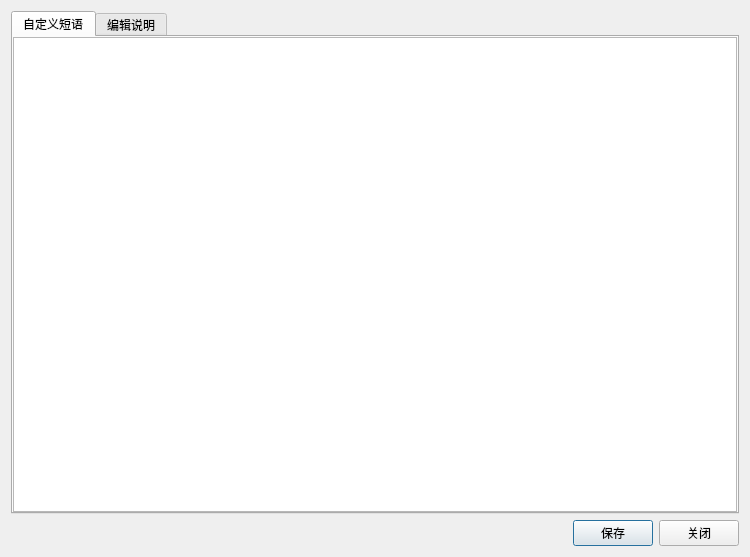
<?xml version="1.0" encoding="UTF-8"?>
<ui version="4.0">
 <class>dialogEdit</class>
 <widget class="QDialog" name="dialogEdit">
  <property name="geometry">
   <rect>
    <x>0</x>
    <y>0</y>
    <width>750</width>
    <height>557</height>
   </rect>
  </property>
  <property name="minimumSize">
   <size>
    <width>0</width>
    <height>0</height>
   </size>
  </property>
  <property name="windowTitle">
   <string>自定义短语编辑</string>
  </property>
  <layout class="QVBoxLayout" name="verticalLayout_2">
   <item>
    <layout class="QVBoxLayout" name="verticalLayout">
     <item>
      <widget class="QTabWidget" name="tabWidget">
       <property name="currentIndex">
        <number>0</number>
       </property>
       <widget class="QWidget" name="tab_phrase">
        <attribute name="title">
         <string>自定义短语</string>
        </attribute>
        <layout class="QVBoxLayout" name="verticalLayout_4">
         <property name="leftMargin">
          <number>0</number>
         </property>
         <property name="topMargin">
          <number>0</number>
         </property>
         <property name="rightMargin">
          <number>0</number>
         </property>
         <property name="bottomMargin">
          <number>0</number>
         </property>
         <item>
          <widget class="QTextEdit" name="text_edit_phrase">
           <property name="font">
            <font>
             <pointsize>10</pointsize>
            </font>
           </property>
           <property name="lineWrapMode">
            <enum>QTextEdit::NoWrap</enum>
           </property>
          </widget>
         </item>
        </layout>
       </widget>
       <widget class="QWidget" name="tab_tip">
        <attribute name="title">
         <string>编辑说明</string>
        </attribute>
        <layout class="QVBoxLayout" name="verticalLayout_3">
         <property name="spacing">
          <number>5</number>
         </property>
         <property name="leftMargin">
          <number>0</number>
         </property>
         <property name="topMargin">
          <number>0</number>
         </property>
         <property name="rightMargin">
          <number>0</number>
         </property>
         <property name="bottomMargin">
          <number>0</number>
         </property>
         <item>
          <widget class="QTextEdit" name="text_edit_tip">
           <property name="font">
            <font>
             <pointsize>11</pointsize>
            </font>
           </property>
           <property name="lineWrapMode">
            <enum>QTextEdit::NoWrap</enum>
           </property>
           <property name="readOnly">
            <bool>true</bool>
           </property>
           <property name="html">
            <string>&lt;!DOCTYPE HTML PUBLIC &quot;-//W3C//DTD HTML 4.0//EN&quot; &quot;http://www.w3.org/TR/REC-html40/strict.dtd&quot;&gt;
&lt;html&gt;&lt;head&gt;&lt;meta name=&quot;qrichtext&quot; content=&quot;1&quot; /&gt;&lt;style type=&quot;text/css&quot;&gt;
p, li { white-space: pre-wrap; }
&lt;/style&gt;&lt;/head&gt;&lt;body style=&quot; font-family:'Ubuntu'; font-size:11pt; font-weight:400; font-style:normal;&quot;&gt;
&lt;p style=&quot; margin-top:0px; margin-bottom:0px; margin-left:0px; margin-right:0px; -qt-block-indent:0; text-indent:0px;&quot;&gt;&lt;span style=&quot; font-size:10pt;&quot;&gt;华宇拼音输入法-自定义短语文件(常用短语)&lt;/span&gt;&lt;/p&gt;
&lt;p style=&quot;-qt-paragraph-type:empty; margin-top:0px; margin-bottom:0px; margin-left:0px; margin-right:0px; -qt-block-indent:0; text-indent:0px; font-size:10pt;&quot;&gt;&lt;br /&gt;&lt;/p&gt;
&lt;p style=&quot; margin-top:0px; margin-bottom:0px; margin-left:0px; margin-right:0px; -qt-block-indent:0; text-indent:0px;&quot;&gt;&lt;span style=&quot; font-size:10pt;&quot;&gt;自定义短语说明：&lt;/span&gt;&lt;/p&gt;
&lt;p style=&quot; margin-top:0px; margin-bottom:0px; margin-left:0px; margin-right:0px; -qt-block-indent:0; text-indent:0px;&quot;&gt;&lt;span style=&quot; font-size:10pt;&quot;&gt;[格式1]：短语名称=短语内容&lt;/span&gt;&lt;/p&gt;
&lt;p style=&quot; margin-top:0px; margin-bottom:0px; margin-left:0px; margin-right:0px; -qt-block-indent:0; text-indent:0px;&quot;&gt;&lt;span style=&quot; font-size:10pt;&quot;&gt;[格式2]：短语名称[短语显示位置]=短语内容&lt;/span&gt;&lt;/p&gt;
&lt;p style=&quot; margin-top:0px; margin-bottom:0px; margin-left:0px; margin-right:0px; -qt-block-indent:0; text-indent:0px;&quot;&gt;&lt;span style=&quot; font-size:10pt;&quot;&gt;     短语显示位置只能取值1~9&lt;/span&gt;&lt;/p&gt;
&lt;p style=&quot; margin-top:0px; margin-bottom:0px; margin-left:0px; margin-right:0px; -qt-block-indent:0; text-indent:0px;&quot;&gt;&lt;span style=&quot; font-size:10pt;&quot;&gt;     如：haha[1]=^_^                   表示短语候选显示在候选栏首位&lt;/span&gt;&lt;/p&gt;
&lt;p style=&quot; margin-top:0px; margin-bottom:0px; margin-left:0px; margin-right:0px; -qt-block-indent:0; text-indent:0px;&quot;&gt;&lt;span style=&quot; font-size:10pt;&quot;&gt;[格式3]：短语名称[助记符]=短语内容&lt;/span&gt;&lt;/p&gt;
&lt;p style=&quot; margin-top:0px; margin-bottom:0px; margin-left:0px; margin-right:0px; -qt-block-indent:0; text-indent:0px;&quot;&gt;&lt;span style=&quot; font-size:10pt;&quot;&gt;     如：wd:[温度]=℃;℉&lt;/span&gt;&lt;/p&gt;
&lt;p style=&quot;-qt-paragraph-type:empty; margin-top:0px; margin-bottom:0px; margin-left:0px; margin-right:0px; -qt-block-indent:0; text-indent:0px; font-size:10pt;&quot;&gt;&lt;br /&gt;&lt;/p&gt;
&lt;p style=&quot; margin-top:0px; margin-bottom:0px; margin-left:0px; margin-right:0px; -qt-block-indent:0; text-indent:0px;&quot;&gt;&lt;span style=&quot; font-size:10pt;&quot;&gt;[格式要求与一般性说明]：&lt;/span&gt;&lt;/p&gt;
&lt;p style=&quot; margin-top:0px; margin-bottom:0px; margin-left:0px; margin-right:0px; -qt-block-indent:0; text-indent:0px;&quot;&gt;&lt;span style=&quot; font-size:10pt;&quot;&gt;1. [空白字符]&lt;/span&gt;&lt;/p&gt;
&lt;p style=&quot; margin-top:0px; margin-bottom:0px; margin-left:0px; margin-right:0px; -qt-block-indent:0; text-indent:0px;&quot;&gt;&lt;span style=&quot; font-size:10pt;&quot;&gt;    等号左侧不要包含空白字符，等号右侧的空白字符将作为短语的内容&lt;/span&gt;&lt;/p&gt;
&lt;p style=&quot; margin-top:0px; margin-bottom:0px; margin-left:0px; margin-right:0px; -qt-block-indent:0; text-indent:0px;&quot;&gt;&lt;span style=&quot; font-size:10pt;&quot;&gt;2. [短语名称]&lt;/span&gt;&lt;/p&gt;
&lt;p style=&quot; margin-top:0px; margin-bottom:0px; margin-left:0px; margin-right:0px; -qt-block-indent:0; text-indent:0px;&quot;&gt;&lt;span style=&quot; font-size:10pt;&quot;&gt;(1)[首字符]：必须是英文字母，大小写敏感&lt;/span&gt;&lt;/p&gt;
&lt;p style=&quot; margin-top:0px; margin-bottom:0px; margin-left:0px; margin-right:0px; -qt-block-indent:0; text-indent:0px;&quot;&gt;&lt;span style=&quot; font-size:10pt;&quot;&gt;       例如：xlzm、XLZM、Xlzm等，是合法的短语名称，且互不相同，32ad、_zm、#xyz等名称不合法，将被忽略&lt;/span&gt;&lt;/p&gt;
&lt;p style=&quot; margin-top:0px; margin-bottom:0px; margin-left:0px; margin-right:0px; -qt-block-indent:0; text-indent:0px;&quot;&gt;&lt;span style=&quot; font-size:10pt;&quot;&gt;(2)[数字]：如果想在名称中包含数字，需要在数字前加下划线&lt;/span&gt;&lt;/p&gt;
&lt;p style=&quot; margin-top:0px; margin-bottom:0px; margin-left:0px; margin-right:0px; -qt-block-indent:0; text-indent:0px;&quot;&gt;&lt;span style=&quot; font-size:10pt;&quot;&gt;       例如：xl_zm1、bq_2等，是合法的短语名称，zm1、b2q_、等名称不合法，将被忽略&lt;/span&gt;&lt;/p&gt;
&lt;p style=&quot; margin-top:0px; margin-bottom:0px; margin-left:0px; margin-right:0px; -qt-block-indent:0; text-indent:0px;&quot;&gt;&lt;span style=&quot; font-size:10pt;&quot;&gt;(3)[长度]：最多由15个半角字符组成，超出限制的部分将被截掉&lt;/span&gt;&lt;/p&gt;
&lt;p style=&quot;-qt-paragraph-type:empty; margin-top:0px; margin-bottom:0px; margin-left:0px; margin-right:0px; -qt-block-indent:0; text-indent:0px; font-size:10pt;&quot;&gt;&lt;br /&gt;&lt;/p&gt;
&lt;p style=&quot; margin-top:0px; margin-bottom:0px; margin-left:0px; margin-right:0px; -qt-block-indent:0; text-indent:0px;&quot;&gt;&lt;span style=&quot; font-size:10pt;&quot;&gt;3.[短语内容]&lt;/span&gt;&lt;/p&gt;
&lt;p style=&quot; margin-top:0px; margin-bottom:0px; margin-left:0px; margin-right:0px; -qt-block-indent:0; text-indent:0px;&quot;&gt;&lt;span style=&quot; font-size:10pt;&quot;&gt;(1)[字符]：可以由任意中文字词、全角符号和英文字母、半角符号组成&lt;/span&gt;&lt;/p&gt;
&lt;p style=&quot; margin-top:0px; margin-bottom:0px; margin-left:0px; margin-right:0px; -qt-block-indent:0; text-indent:0px;&quot;&gt;&lt;span style=&quot; font-size:10pt;&quot;&gt;(2)[长度]：尽量字符在100以下，过多会被抛弃&lt;/span&gt;&lt;/p&gt;
&lt;p style=&quot; margin-top:0px; margin-bottom:0px; margin-left:0px; margin-right:0px; -qt-block-indent:0; text-indent:0px;&quot;&gt;&lt;span style=&quot; font-size:10pt;&quot;&gt;(3)[单行]：可以每行写一个短语，也可以写在一起，用半角分号分隔。&lt;/span&gt;&lt;/p&gt;
&lt;p style=&quot; margin-top:0px; margin-bottom:0px; margin-left:0px; margin-right:0px; -qt-block-indent:0; text-indent:0px;&quot;&gt;&lt;span style=&quot; font-size:10pt;&quot;&gt;       例如：xl:=α&lt;/span&gt;&lt;/p&gt;
&lt;p style=&quot; margin-top:0px; margin-bottom:0px; margin-left:0px; margin-right:0px; -qt-block-indent:0; text-indent:0px;&quot;&gt;&lt;span style=&quot; font-size:10pt;&quot;&gt;             xl:=β&lt;/span&gt;&lt;/p&gt;
&lt;p style=&quot; margin-top:0px; margin-bottom:0px; margin-left:0px; margin-right:0px; -qt-block-indent:0; text-indent:0px;&quot;&gt;&lt;span style=&quot; font-size:10pt;&quot;&gt;             xl:=γ&lt;/span&gt;&lt;/p&gt;
&lt;p style=&quot; margin-top:0px; margin-bottom:0px; margin-left:0px; margin-right:0px; -qt-block-indent:0; text-indent:0px;&quot;&gt;&lt;span style=&quot; font-size:10pt;&quot;&gt;             xl:=δ&lt;/span&gt;&lt;/p&gt;
&lt;p style=&quot; margin-top:0px; margin-bottom:0px; margin-left:0px; margin-right:0px; -qt-block-indent:0; text-indent:0px;&quot;&gt;&lt;span style=&quot; font-size:10pt;&quot;&gt;       或者：xl:=α;β;γ;δ&lt;/span&gt;&lt;/p&gt;
&lt;p style=&quot; margin-top:0px; margin-bottom:0px; margin-left:0px; margin-right:0px; -qt-block-indent:0; text-indent:0px;&quot;&gt;&lt;span style=&quot; font-size:10pt;&quot;&gt;       以xl:为名称，枚举出的αβγδ，将在键入xl:时，出列在候选栏中，顺序同上&lt;/span&gt;&lt;/p&gt;
&lt;p style=&quot; margin-top:0px; margin-bottom:0px; margin-left:0px; margin-right:0px; -qt-block-indent:0; text-indent:0px;&quot;&gt;&lt;span style=&quot; font-size:10pt;&quot;&gt;(3)[多行]：支持！巧用换行和一些符号组合，能够做出相当精致而生动的效果&lt;/span&gt;&lt;/p&gt;
&lt;p style=&quot; margin-top:0px; margin-bottom:0px; margin-left:0px; margin-right:0px; -qt-block-indent:0; text-indent:0px;&quot;&gt;&lt;span style=&quot; font-size:10pt;&quot;&gt;       例如： baota_=&lt;/span&gt;&lt;/p&gt;
&lt;p style=&quot; margin-top:0px; margin-bottom:0px; margin-left:0px; margin-right:0px; -qt-block-indent:0; text-indent:0px;&quot;&gt;&lt;span style=&quot; font-size:10pt;&quot;&gt;                     塔&lt;/span&gt;&lt;/p&gt;
&lt;p style=&quot; margin-top:0px; margin-bottom:0px; margin-left:0px; margin-right:0px; -qt-block-indent:0; text-indent:0px;&quot;&gt;&lt;span style=&quot; font-size:10pt;&quot;&gt;                   塔塔塔&lt;/span&gt;&lt;/p&gt;
&lt;p style=&quot; margin-top:0px; margin-bottom:0px; margin-left:0px; margin-right:0px; -qt-block-indent:0; text-indent:0px;&quot;&gt;&lt;span style=&quot; font-size:10pt;&quot;&gt;                 塔塔塔塔塔&lt;/span&gt;&lt;/p&gt;
&lt;p style=&quot; margin-top:0px; margin-bottom:0px; margin-left:0px; margin-right:0px; -qt-block-indent:0; text-indent:0px;&quot;&gt;&lt;span style=&quot; font-size:10pt;&quot;&gt;               塔塔塔塔塔塔塔&lt;/span&gt;&lt;/p&gt;
&lt;p style=&quot;-qt-paragraph-type:empty; margin-top:0px; margin-bottom:0px; margin-left:0px; margin-right:0px; -qt-block-indent:0; text-indent:0px; font-size:10pt;&quot;&gt;&lt;br /&gt;&lt;/p&gt;
&lt;p style=&quot; margin-top:0px; margin-bottom:0px; margin-left:0px; margin-right:0px; -qt-block-indent:0; text-indent:0px;&quot;&gt;&lt;span style=&quot; font-size:10pt;&quot;&gt;[特殊说明或建议]&lt;/span&gt;&lt;/p&gt;
&lt;p style=&quot; margin-top:0px; margin-bottom:0px; margin-left:0px; margin-right:0px; -qt-block-indent:0; text-indent:0px;&quot;&gt;&lt;span style=&quot; font-size:10pt;&quot;&gt;   1.建议将短语名称定义为4个字符以上，这是为了回避短语输入和字词输入时，因重码混排而造成的并非期望的结果&lt;/span&gt;&lt;/p&gt;
&lt;p style=&quot; margin-top:0px; margin-bottom:0px; margin-left:0px; margin-right:0px; -qt-block-indent:0; text-indent:0px;&quot;&gt;&lt;span style=&quot; font-size:10pt;&quot;&gt;   2.两个自定义短语之间应该用回车隔开，否则会出现解析错误的情况&lt;/span&gt;&lt;/p&gt;
&lt;p style=&quot;-qt-paragraph-type:empty; margin-top:0px; margin-bottom:0px; margin-left:0px; margin-right:0px; -qt-block-indent:0; text-indent:0px; font-size:10pt;&quot;&gt;&lt;br /&gt;&lt;/p&gt;&lt;/body&gt;&lt;/html&gt;</string>
           </property>
          </widget>
         </item>
        </layout>
       </widget>
      </widget>
     </item>
     <item>
      <layout class="QHBoxLayout" name="horizontalLayout">
       <item>
        <spacer name="horizontalSpacer">
         <property name="orientation">
          <enum>Qt::Horizontal</enum>
         </property>
         <property name="sizeHint" stdset="0">
          <size>
           <width>40</width>
           <height>20</height>
          </size>
         </property>
        </spacer>
       </item>
       <item>
        <widget class="QPushButton" name="push_button_save">
         <property name="text">
          <string>保存</string>
         </property>
        </widget>
       </item>
       <item>
        <widget class="QPushButton" name="push_button_close">
         <property name="text">
          <string>关闭</string>
         </property>
        </widget>
       </item>
      </layout>
     </item>
    </layout>
   </item>
  </layout>
 </widget>
 <resources/>
 <connections/>
</ui>
